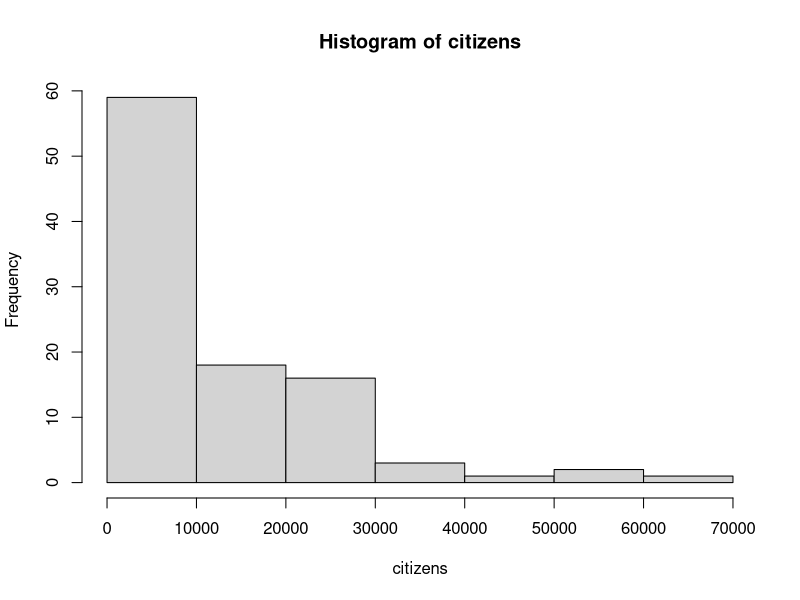
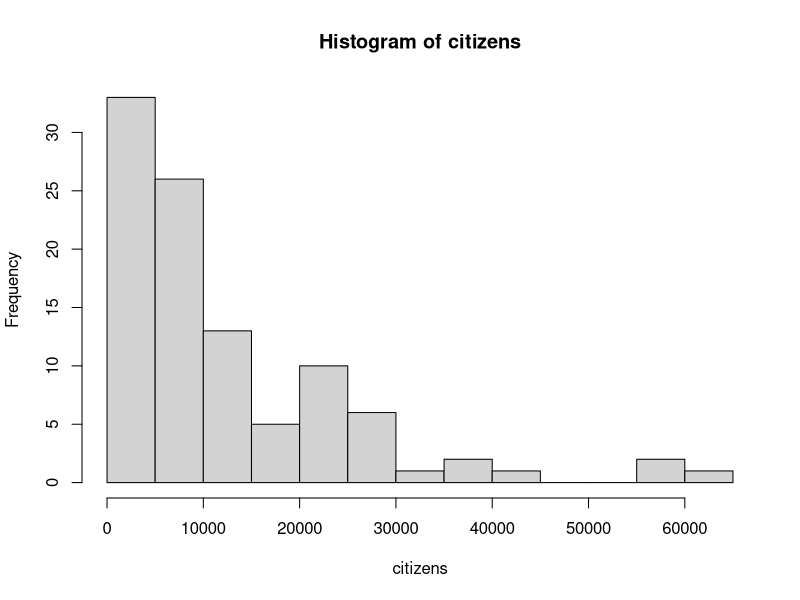
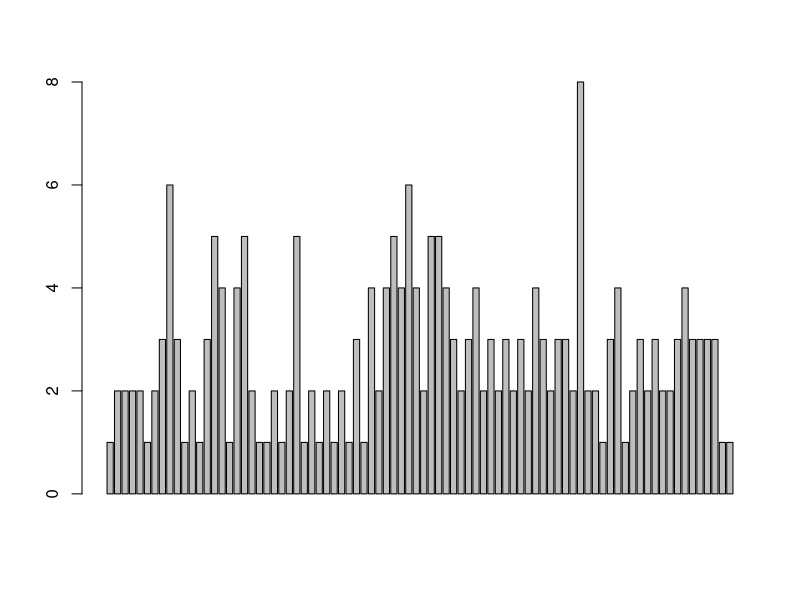
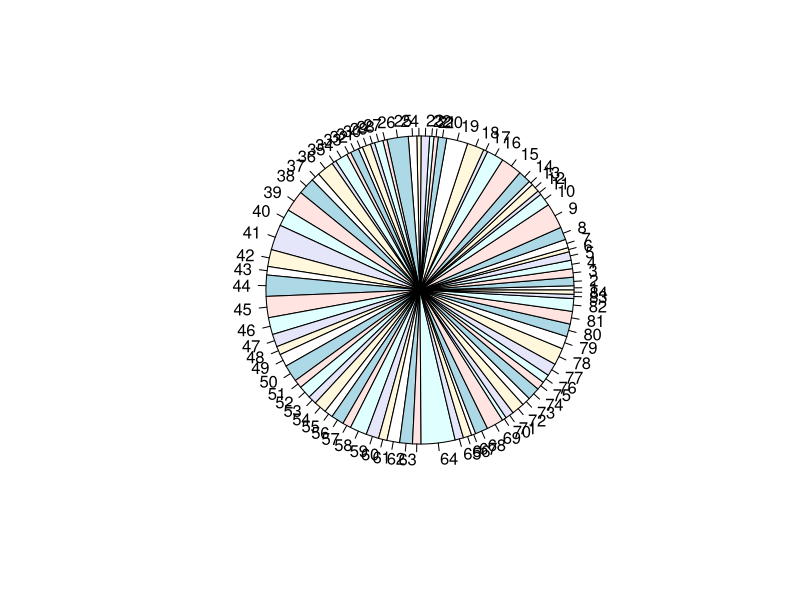
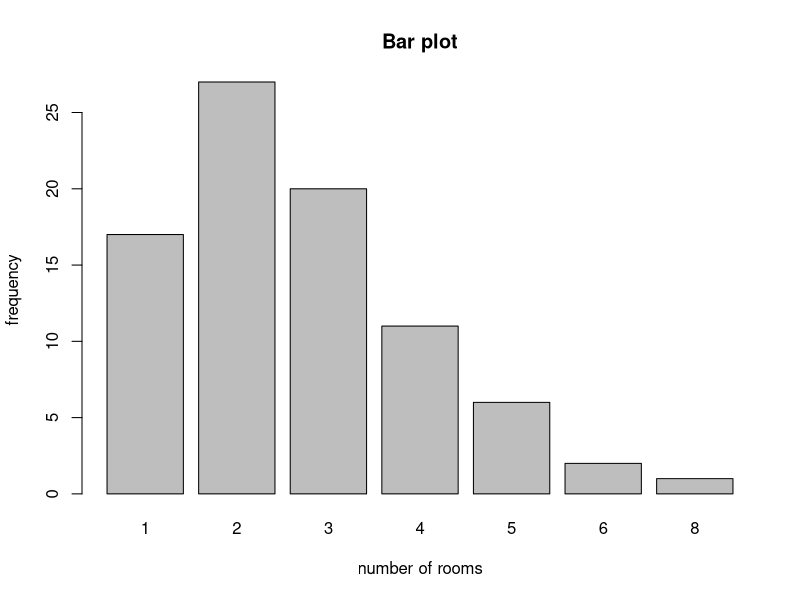
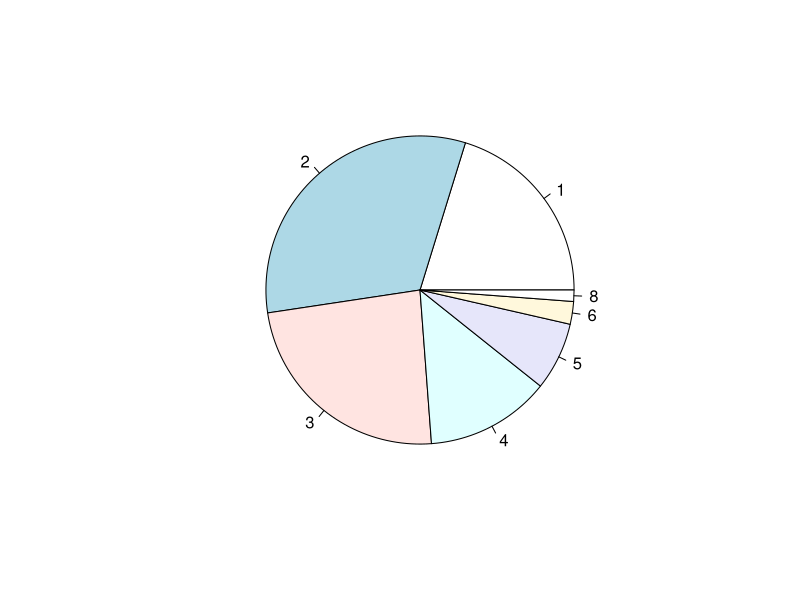

Generate these figures, in order, with R:
x=c(1,2,3,3,2,45,45,56,67,55,67,56,67,68,55,54,43,32,22,33)
mean(x)
median(x)
table(x)
x=c(2, 9, 15, 13, 82, 65)
summary(x
        )
quantile(x,.22)


citizens=c(264, 9338, 445, 475, 5993, 21752, 10728, 537, 7724, 25121,
           24923, 19954, 6725, 9363, 17273, 317, 26848, 2213, 5015, 64120, 14127,
           2909, 2316, 22774, 25216, 20681, 418, 15786, 25109, 57797, 37194, 450,
           8713, 1278, 3327, 2187, 10547, 5960, 5580, 7650, 4024, 31029, 7165,
           1409, 8311, 16886, 21132, 19568, 12145, 22476, 1932, 6833, 1002, 3894,
           4229, 22084, 6741, 22503, 40480, 6245, 1066, 614, 4185, 13516, 10017,
           3033, 2967, 7096, 2727, 11208, 26253, 10666, 23908, 13270, 5817, 2475,
           5260, 2996, 12065, 371, 9439, 10425, 5685, 21869, 11580, 7726, 4808,
           9482, 8365, 3116, 14974, 6420, 4869, 55583, 2995, 3617, 37414, 25146,
           7173, 9817)
length(citizens)
hist(citizens)
hist(citizens,breaks = 20)


number_of_rooms = c(1,2,2,2,2,1,2,3,6,3,1,2,1,3,5,4,1,4,5,2,1,1,2,1,2,5,
                    1,2,1,2,1,2,1, 3,1,4,2,4,5,4,6,4,2,5,5,4,3,2,3,4,2,3,2,3,2,3,2,4,3,2,3,3,2,8,
                    2, 2,1,3,4,1,2,3,2,3,2,2,3,4,3,3,3,3,1,1)
table(number_of_rooms)
barplot(number_of_rooms
        )
pie(number_of_rooms)
room_frequency= table(number_of_rooms)
barplot(room_frequency,main = "Bar plot", xlab = "number of rooms", ylab = "frequency")

rel_freq= room_frequency/length(number_of_rooms)
pie(rel_freq)
